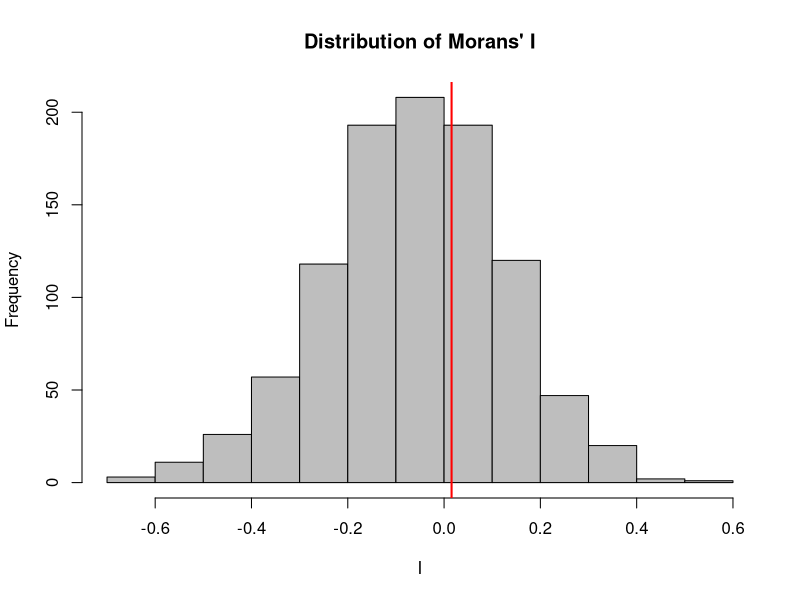

Source code (R): (Note: this script raises an error after producing the figure.)
##############################################=
# Spatial Econometrics
# Laboratory: More on Moran's I
# By: Mauricio Sarrias
##############################################=

## 0: Clean directory and load packages ====
rm(list = ls(all = TRUE)) 
library("spdep")
set.seed(1) # In order to get the same results 

# 1. Creating Spatial Weights for a Grid Layout ----

# Create a rook type neighbor object for a 4 by 4 square grid layout (16 spatial units)
rook4x4 <- cell2nb(4, 4)
summary(rook4x4)

# 2. Converting Spatial Weights to a Matrix ----
help("nb2mat")
W <- nb2mat(rook4x4, 
            style = "W") #Normalized W matrix
W

# 3. Creating a Spatial Lag Using Matrix Multiplication ----
x <- rnorm(16, mean = 0, sd = 1)
Wx <- W %*% x  # Spatial lag by hand
sWx <- lag.listw(nb2listw(rook4x4), x) # Spatial Lag using command

Wx[1:4] == sWx[1:4]

# 5. Computing Moran's I Using Matrix Algebra ----

# Recall that the Moran's I is
#
# I = z' W z / (z'z) * (n / S_0)
#
z <- x - mean(x)
zz  <- crossprod(z)
Wz  <- lag.listw(nb2listw(rook4x4), z)
zWz <- crossprod(z, Wz) # t(z) %*% Wz
n   <- length(x)
S0  <- sum(as.vector(W))

# See also the following
spweights.constants(nb2listw(rook4x4))

mi1  <- zWz / zz
mi2  <- (n / S0) * zWz / zz
mi1
mi2

summary(lm(Wz ~ z - 1)) # In form of regression. 
coef(lm(Wz ~ z - 1))


# 4. Theoretical Moments of Moran's I ====
EI <- -1 / (n - 1)

wc <- spweights.constants(nb2listw(rook4x4))
S02 <- wc$S0*wc$S0
EI2 <-  (wc$nn*wc$S1 - wc$n*wc$S2 + 3*S02) / (S02*(wc$nn - 1))
VI <- EI2 - EI ^ 2
stat <- (mi1 - EI) / sqrt(VI)
stat

moran.test(x, nb2listw(rook4x4), randomisation = FALSE)

# Try with matrices
S0 <- sum(W)
c <- n / S0
Ws <- ((W + t(W)) /2) 
I <- c * (t(z) %*% Ws %*% z) / (t(z) %*% z)
I

tr <- function(x) sum(diag(x))

P <- diag(n) - (1 / n)* matrix(1, nrow = n, ncol = n)
A <- P %*% Ws %*% P
B <- P
A_s <- (A + t(A)) /2
B_s <- (B + t(B)) / 2
I2 <- c^2 * (sum(diag(A))^2 + sum(diag(A %*% A_s))) / (sum(diag(B))^2 + sum(diag(B %*% B_s))) 

I2 <- c^2 * ((tr(A)^2 + tr(A %*% t(A)) + tr(A %*% A)) / (tr(B)^2 + tr(B %*% t(B)) + tr(B %*% B)))
I2
EI2

I2 <- c^2 * (tr(A)^2 + tr(A %*% A_s)) / (tr(B)^2 + tr(B %*% B_s))
EI2


# 5. My own function under normality ====

my_moran_nor <- function(x, listw){
  # x     : a vector
  # listw : a list of neighboors of class "listw"
  
  require("spdep")        # just to be sure that spdep is loaded when required
  n <- length(listw$neighbours) # number of spatial units
  if (n != length(x)) stop("x and W does not have the same number of units")
  
  wc <- spweights.constants(listw) # Important constants from W
  S0  <- wc$S0
  S02 <- (S0) ^ 2
  
  # Compute Morans' I
  z   <- x - mean(x)
  zz  <- crossprod(z)
  Wz  <- lag.listw(listw, z)
  zWz <- crossprod(z, Wz)
  mI  <- (n / S0) * (zWz / zz)
  
  # Theoretical moments under normality
  EI <- (-1) / wc$n1
  EI2 <- (wc$nn * wc$S1 - wc$n * wc$S2 + 3 * S02) / (S02 * (wc$nn - 1))
  VI <- EI2 - EI ^ 2
  out <- list("I" = mI, "EI" = EI, "VI" = VI)
  out
}

my_moran_nor(x = x, listw = nb2listw(rook4x4))
moran.test(x, nb2listw(rook4x4), randomisation = FALSE, alternative = "two.sided")

# Two side test
moran_out <- my_moran_nor(x, nb2listw(rook4x4))
2 * pnorm(abs((moran_out$I - moran_out$EI) / sqrt(moran_out$VI)), lower.tail = FALSE) 


# 7. Monte Carlo Moran's I ----

S <- 999
res <- numeric(length = S + 1)
for (i in 1:S) {
  # sample takes a sample of the specified size from the elements of x
  # using either with or without replacement
    res[i] <- my_moran_nor(sample(x), nb2listw(rook4x4))$I
}
res[S + 1] <- my_moran_nor(x, nb2listw(rook4x4))$I
statistic <- res[S + 1]

hist(res[1:S], xlab = "I", col = "grey", main  = "Distribution of Morans' I")
abline(v = res[S + 1], col = "red", lwd = 2)
p <- (1 + sum(res[1:S] >= res[S + 1])) / (1 + S)
p

moran.mc(x, nb2listw(rook4x4), nsim = 999)

# other example,
rook5x10 <- cell2nb(5, 10)
y <- rnorm(5 * 10)
Iw <- invIrM(rook5x10, 0.9)
yc <- c(Iw %*% y)

res2 <- numeric(length = S + 1)
for (i in 1:S) {
  # sample takes a sample of the specified size from the elemenets of x
  # using either with or withour replacement
  res2[i] <- my_moran_nor(sample(yc), nb2listw(rook5x10))$I
}
res2[S + 1] <- my_moran_nor(yc, nb2listw(rook5x10))$I
statistic2 <- res2[S + 1]

hist(res2[1:S], xlab = "I", col = "grey", main  = "Distribution of Morans' I", xlim = c(-0.3, 1))
abline(v = res2[S + 1], col = "red", lwd = 2)
p <- (1 + sum(res2[1:S] >= res2[S + 1])) / (1 + S)
p

moran.mc(yc, nb2listw(rook5x10), nsim = 999)

moran.plot(yc,nb2listw(rook5x10), pch = 19,
           xlab = expression(x),
           ylab = expression(Wx),
           col = "red")
text(c(3,-3, -3, 3), c(-0.5, -0.5, -2, -3),  labels =c("Quadrant I", "Quadrant II",
                                                "Quadrant III", "Quadrant IV"))


# 8. Simulation Morans' I
sim_moran_nor <- function(nrow, ncol, S, pvalue = 0.05){
              morans <- vector(mode = "numeric", length = S)
              reject <- vector(mode = "numeric", length = S)
              W <- nb2listw(cell2nb(nrow, ncol))
              n <- nrow * ncol
              for (s in 1:S) {
                y <- rnorm(n)
                mi <- moran.test(y, W, alternative = "two.sided", randomisation = FALSE)
                morans[s] <- mi$statistic
                if (mi$p.value < pvalue) reject[s] <- 1 else reject[s] <- 0
              }
              rejfreq <- sum(reject) / S
              out <- list(morans = morans, rej = rejfreq)
}

m_1000 <- sim_moran_nor(5, 5, 1000)
m_1000$morans
m_1000$rej

plot(density(m_1000$morans), main = "Moran's I under Null-NORMAL", lwd = 2, col = 2)

# More

m_10    <- sim_moran_nor(5, 2, 1000)
m_25    <- sim_moran_nor(5, 5, 1000)
m_100   <- sim_moran_nor(10, 10, 1000)
m_1000  <- sim_moran_nor(10, 100, 1000)

plot(density(m_10$morans), main = "Moran's I under Null-NORMAL", lwd = 2, col = 1,
     xlim = c(-5, 5), ylim = c(0, 0.45))
lines(density(m_25$morans),  lwd = 2, col = 2)
lines(density(m_100$morans), lwd = 2, col = 3)
lines(density(m_1000$morans), lwd = 2, col = 4)
